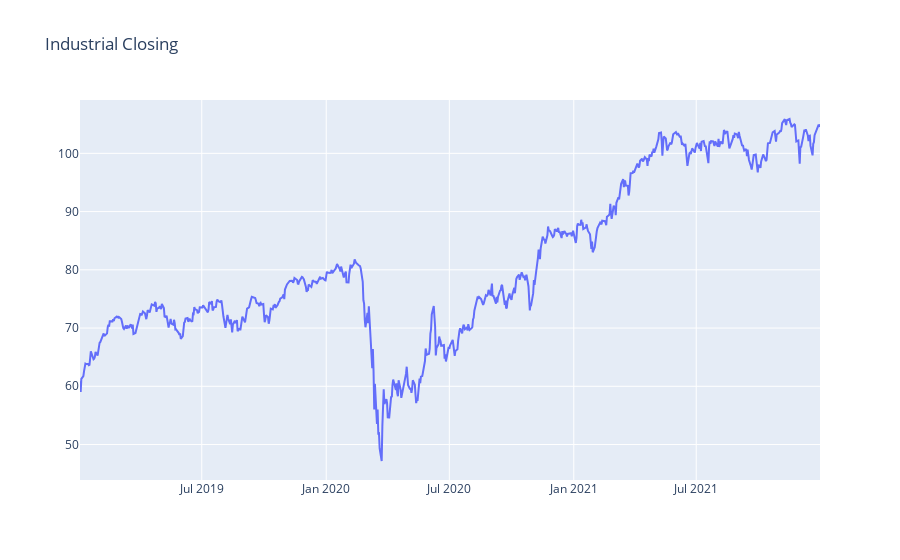

Notebook cell for this chart:
### Code cell
plt.figure(figsize=(16,8))
industrial_closing_figure = go.Figure(go.Scatter(x=industrial_sector_pd.index, y=industrial_sector_pd['industrial_sector']))
industrial_closing_figure.update_layout(title='Industrial Closing')
industrial_closing_figure.update_yaxes(type='linear')

### Figure 1 — Plotly figure (JSON) as saved in the notebook; plotly's stock layout.template omitted (floating-point values rounded to 4 significant figures; data arrays with more than 128 entries replaced by an {"elided": "..."} marker saying what was removed)
{"data": [{"type": "scatter", "x": {"elided": "757 str values"}, "y": {"elided": "757 float values"}}], "layout": {"title": {"text": "Industrial Closing"}, "yaxis": {"type": "linear"}}}
